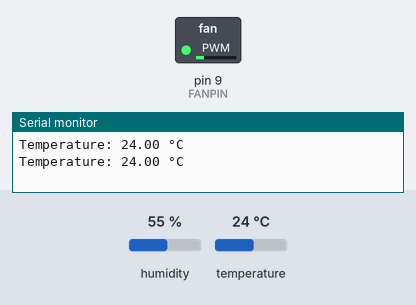
Bench run of a sketch on a simulated Arduino Uno, built with avr-gcc and run on an emulated ATmega328P. Shown: switched loads named in the sketch (green lamp = pin HIGH), the last lines printed to the serial monitor. The test bench sets the inputs (shaded band); at power-on: temperature 24 °C, humidity 55 %.

Above: at 2.8 s.
2.9 s: temperature set to 25.7 °C
At 4.5 s:
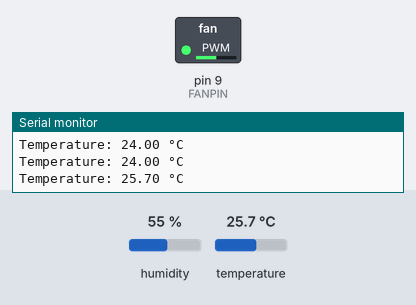
5.6 s: temperature set to 34.3 °C
8.3 s: temperature set to 35.6 °C
At 10.9 s:
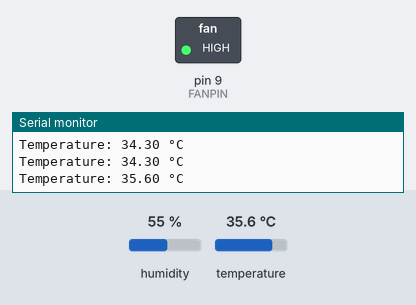
11.5 s: temperature set to 12 °C
At 12.7 s:
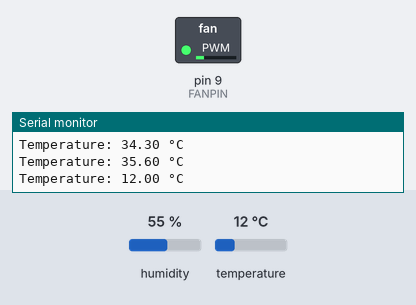
14.2 s: temperature set to 28 °C
At 17.4 s:
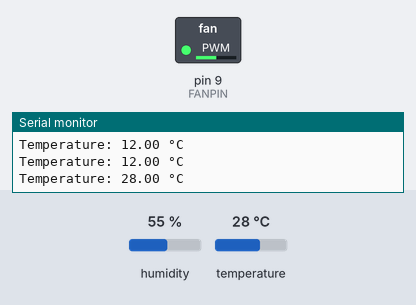
Timing chart, 0 to 18.5 s (numbered marks = the images above; inputs shaded):
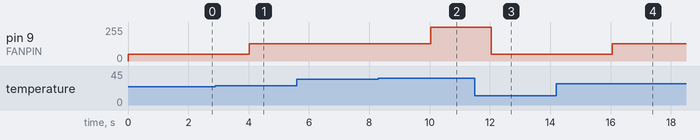

The sketch:

smart_fan.ino
```cpp
#include "DHT.h"

#define DHTPIN 2          // DHT data pin
#define DHTTYPE DHT22     // Sensor type
#define FANPIN 9          // PWM pin connected to LED or Servo

DHT dht(DHTPIN, DHTTYPE);

void setup() {
  Serial.begin(9600);
  pinMode(FANPIN, OUTPUT);
  dht.begin();
}

void loop() {
  float temperature = dht.readTemperature();

  if (isnan(temperature)) {
    Serial.println("Failed to read from DHT sensor!");
    return;
  }

  Serial.print("Temperature: ");
  Serial.print(temperature);
  Serial.println(" °C");

  int fanSpeed;

  if (temperature < 25) {
    fanSpeed = 50;  // low speed
  } else if (temperature < 35) {
    fanSpeed = 128; // medium
  } else {
    fanSpeed = 255; // high
  }

  analogWrite(FANPIN, fanSpeed); // control fan (LED brightness)

  delay(2000); // update every 2 seconds
}
```

Measured:
- the behaviour switches between 24.9 and 25 °C on temperature (found by bisection; images 0 and 1)
- the behaviour switches between 34.9 and 35 °C on temperature (found by bisection; images 1 and 2)
- after the input at 2.9 s, pin 9 (FANPIN): 50/255 → 128/255 after 1.1 s
- after the input at 8.3 s, pin 9 (FANPIN): 128/255 → 255/255 after 1.7 s
- after the input at 11.5 s, pin 9 (FANPIN): 255/255 → 50/255 after 0.54 s
- after the input at 14.2 s, pin 9 (FANPIN): 50/255 → 128/255 after 1.9 s
